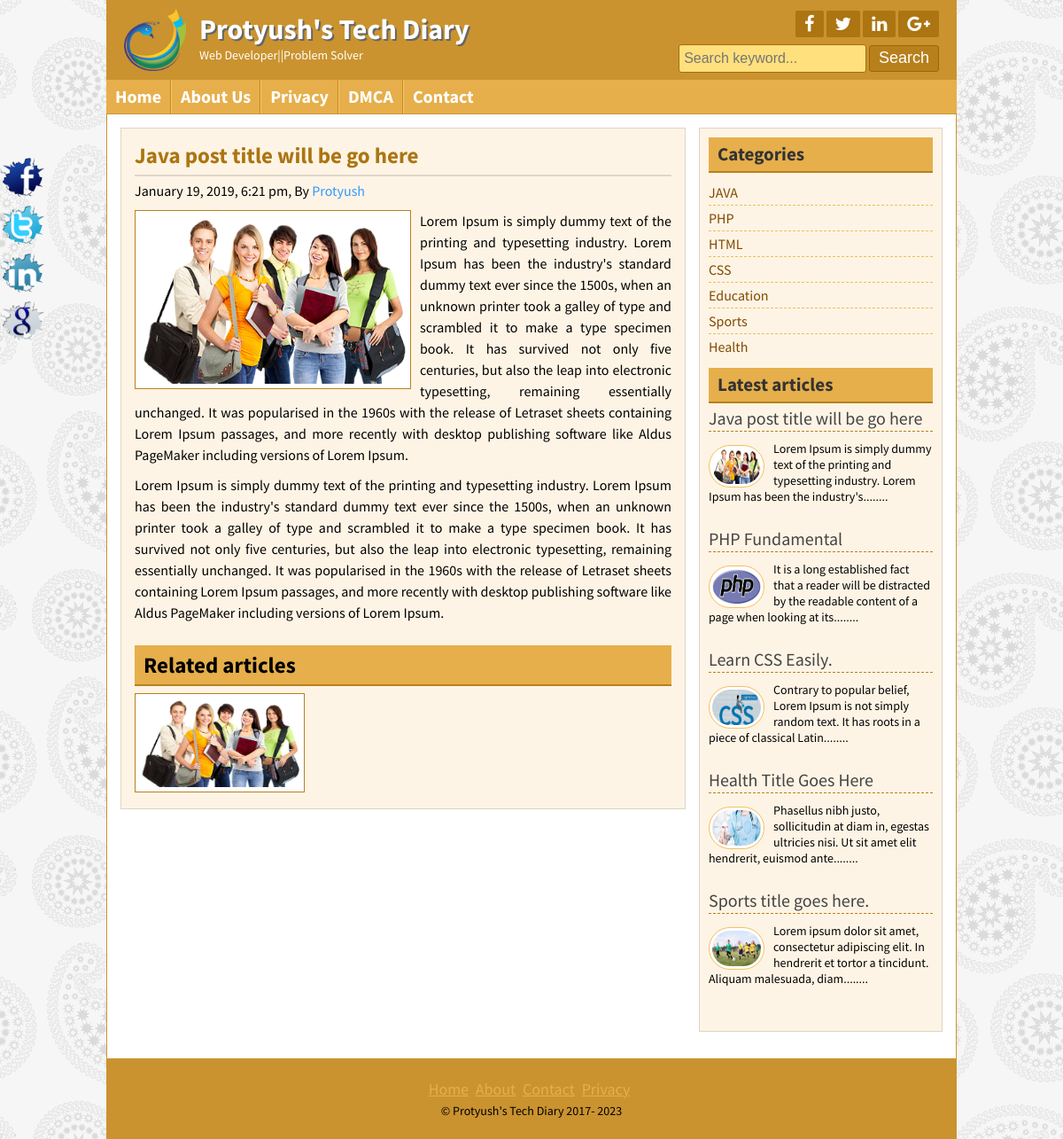
Screenshot of /post.php?id=7 with the database file from the repository.
### tables this page shows
CREATE TABLE `title_slogan` (
  `id` int(11) NOT NULL,
  `title` varchar(255) NOT NULL,
  `slogan` varchar(255) NOT NULL,
  `logo` varchar(255) NOT NULL
);

CREATE TABLE `tbl_social` (
  `id` int(11) NOT NULL,
  `fb` varchar(255) NOT NULL,
  `tw` varchar(255) NOT NULL,
  `ln` varchar(255) NOT NULL,
  `gp` varchar(255) NOT NULL
);

CREATE TABLE `tbl_page` (
  `id` int(11) NOT NULL,
  `name` varchar(255) NOT NULL,
  `body` text NOT NULL
);

CREATE TABLE `tbl_post` (
  `id` int(11) NOT NULL,
  `cat` int(11) NOT NULL,
  `tittle` varchar(255) NOT NULL,
  `body` text NOT NULL,
  `image` varchar(255) NOT NULL,
  `author` varchar(50) NOT NULL,
  `tags` varchar(255) NOT NULL,
  `date` timestamp NOT NULL DEFAULT current_timestamp(),
  `userid` int(11) NOT NULL
);

CREATE TABLE `tbl_category` (
  `id` int(11) NOT NULL,
  `name` varchar(50) NOT NULL
);

CREATE TABLE `tbl_footer` (
  `id` int(11) NOT NULL,
  `note` varchar(255) NOT NULL
);

### lib/Database.php (called while the page is built, shortened)
<?php
class Database
{
    public $host   = DB_HOST;
    public $user   = DB_USER;
    public $pass   = DB_PASS;
    public $dbname = DB_NAME;
    public $link;
    private function connectDB()
    {
        $this->link = new mysqli($this->host, $this->user, $this->pass, $this->dbname);
    }
    public function select($query)
    {
        $result = $this->link->query($query) or die($this->link->error.__LINE__);
        if ($result->num_rows > 0) {
            return $result;
        } else {
            return false;
        }
    }
}

### helpers/Format.php (called while the page is built, shortened)
<?php
class Format
{
    public function formatDate($date)
    {
        return date('F j, Y, g:i a', strtotime($date));
    }
    public function textShorten($text, $limit = 400)
    {
        $text = $text. " ";
        $text = substr($text, 0, $limit);
        $text = substr($text, 0, strrpos($text, ' '));
        $text = $text."........";
        return $text;
    }
}

### post.php (the view)
<?php include 'inc/header.php' ?>
<?php
$postid = mysqli_real_escape_string($db->link, $_GET['id']);
if (!isset($postid) || $postid == null) {
    header("Location:404.php");
} else {
    $id = $postid;
}
 ?>
	<div class="contentsection contemplete clear">
		<div class="maincontent clear">
			<div class="about">
				<?php
                $query = "SELECT * FROM tbl_post WHERE id=$id";
                $post = $db->select($query);
                if ($post) {
                    while ($result = $post->fetch_assoc()) {
                        ?>
				<h2><?php echo $result['tittle']; ?></h2>
				<h4><?php echo $fm->formatDate($result['date']); ?>, By <a href="#"><?php echo $result['author']; ?></a></h4>
				<img src="admin/<?php echo $result['image']; ?>" alt="post image"/>
				<?php echo $result['body']; ?>
				<div class="relatedpost clear">
					<h2>Related articles</h2>
					<?php
                    $catid= $result['cat'];
                        $queryrelated = "SELECT * FROM tbl_post WHERE cat='$catid' ORDER BY rand() LIMIT 6";
                        $relatedpost = $db->select($queryrelated);
                        if ($relatedpost) {
                            while ($rresult = $relatedpost->fetch_assoc()) {
                                ?>
					<a href="post.php?id=<?php echo $rresult['id']; ?>">
						<img src="admin/<?php echo $rresult['image'] ?>" alt="post image"/></a>
					<?php
                            }
                        } else {
                            echo "No Related Post Available";
                        } ?>
				</div>
				<?php
                    }
                } else {
                    header("Location:404.php");
                } ?>
	</div>
		</div>
		   <?php include 'inc/sidebar.php'; ?>
    <?php include 'inc/footer.php'; ?>

### inc/header.php (shortened to what this page needs)
<?php include 'lib/Database.php';?>
<?php include 'helpers/Format.php';?>
<?php
$db = new Database();
$fm = new Format();
?>
<!DOCTYPE html>
<html>
<head>
	<?php include 'scripts/css.php'; ?>
</head>
<body>
	<div class="headersection templete clear">
		<a href="index.php">
			<div class="logo">
				<?php
$query      = "SELECT * FROM title_slogan WHERE id ='1'";
$blog_title = $db->select($query);
if ($blog_title) {
    while ($result = $blog_title->fetch_assoc()) {
        ?>
				<img src="admin/<?php echo $result['logo']; ?>" alt="Logo"/>
				<h2><?php echo $result['title']; ?></h2>
				<p><?php echo $result['slogan']; ?></p>
				<?php
    }
}?>
			</div>
		</a>
		<div class="social clear">
			<div class="icon clear">
				<?php
$query        = "SELECT * FROM tbl_social WHERE id ='1'";
$social_media = $db->select($query);
if ($social_media) {
    while ($result = $social_media->fetch_assoc()) {
        ?>
				<a href="<?php echo $result['fb']; ?>" target="_blank"><i class="fa fa-facebook"></i></a>
				<a href="<?php echo $result['tw']; ?>" target="_blank"><i class="fa fa-twitter"></i></a>
				<a href="<?php echo $result['ln']; ?>" target="_blank"><i class="fa fa-linkedin"></i></a>
				<a href="<?php echo $result['gp']; ?>" target="_blank"><i class="fa fa-google-plus"></i></a>
				<?php
    }
}?>
			</div>
			<div class="searchbtn clear">
			<form action="search.php" method="get">
				<input type="text" name="search" placeholder="Search keyword..."/>
				<input type="submit" name="submit" value="Search"/>
			</form>
			</div>
		</div>
	</div>
<div class="navsection templete">
	<?php
$path = $_SERVER['SCRIPT_FILENAME'];
$currentpage = basename($path, '.php');
     ?>
	<ul>
		<li><a
<?php if ($currentpage == 'index') {
         echo 'id=active';
     } ?>
			href="index.php">Home</a></li>
		 <?php
$query = "SELECT * FROM tbl_page";
$pages = $db->select($query);
if ($pages) {
    while ($result = $pages->fetch_assoc()) {
        ?>
                    <li><a
<?php if (isset($_GET['pageid']) && $_GET['pageid'] == $result['id']) {
            echo 'id="active"';
        } ?>
                    	href="page.php?pageid=<?php echo $result['id']; ?>"><?php echo $result['name']; ?></a> </li>
                            <?php
    }
}?>
		<li><a
<?php if ($currentpage == 'contact') {
    echo 'id=active';
} ?>
			href="contact.php">Contact</a></li>
	</ul>
</div>

### inc/sidebar.php
<div class="sidebar clear">
			<div class="samesidebar clear">
				<h2>Categories</h2>
					<ul>
					<?php
                $query = "SELECT * FROM tbl_category";
                $category = $db->select($query);
                if ($category) {
                    while ($result = $category->fetch_assoc()) {
                        ?>
						<li><a href="posts.php?category=<?php echo $result['id']; ?>"><?php echo $result['name'] ?></a></li>
					<?php
                    }
                } else {
                    ?>
				<li>No Category Created.</li>
			<?php
                } ?>
					</ul>
			</div>
			<div class="samesidebar clear">
				<h2>Latest articles</h2>
				<?php
            $query = "SELECT * FROM tbl_post LIMIT 5";
            $post = $db->select($query);
            if ($post) {
                while ($result = $post->fetch_assoc()) {
                    ?>
					<div class="popular clear">
						<h3><a href="post.php?id=<?php echo $result['id']; ?>"><?php echo $result['tittle']; ?></a></h3>
						<a href="post.php?id=<?php echo $result['id']; ?>"><img src="admin/<?php echo $result['image']; ?>" alt="post image"/></a>
						 <?php echo $fm->textShorten($result['body'], 120); ?>
					</div>
					<?php
                }
            } else {
                header("Location:404.php");
            } ?>
			</div>
		</div>

### inc/footer.php (shortened to what this page needs)
</div>
	<div class="footersection templete clear">
	  <div class="footermenu clear">
		<ul>
			<li><a href="#">Home</a></li>
			<li><a href="#">About</a></li>
			<li><a href="#">Contact</a></li>
			<li><a href="#">Privacy</a></li>
		</ul>
	  </div>
	  <?php
                    $query = "SELECT * FROM tbl_footer WHERE id ='1'";
                    $footernote = $db->select($query);
                    if ($footernote) {
                        while ($result = $footernote->fetch_assoc()) {
                            ?>
	  <p>&copy; <?php echo $result['note'] ?> 2017- <?php echo date('Y'); ?></p>
	  <?php
                        }
                    } ?>
	</div>
	<div class="fixedicon clear">
		<?php
                    $query = "SELECT * FROM tbl_social WHERE id ='1'";
                    $social_media = $db->select($query);
                    if ($social_media) {
                        while ($result = $social_media->fetch_assoc()) {
                            ?>
		<a href="<?php echo $result['fb']; ?>" target="_blank"><img src="images/fb.png" alt="Facebook"/></a>
		<a href="<?php echo $result['tw']; ?>" target="_blank"><img src="images/tw.png" alt="Twitter"/></a>
		<a href="<?php echo $result['ln']; ?>" target="_blank"><img src="images/in.png" alt="LinkedIn"/></a>
		<a href="<?php echo $result['gp']; ?>" target="_blank"><img src="images/gl.png" alt="GooglePlus"/></a>
		<?php
                        }
                    } ?>
	</div>
</body>
</html>

### theme/default.css (style rules this page uses)
.headersection, .footersection { background: #ca932f none repeat scroll 0 0; }
.icon a { background: #ac7511 none repeat scroll 0 0; }
.searchbtn input[type="text"] { background: #ffe07c none repeat scroll 0 0; border:1px solid #a56e0a; }
.searchbtn input[type="submit"] { border: 1px solid #9d6602; }
input[type="submit"] { background: #b7801c none repeat scroll 0 0; border:1px solid #9d6602; }
.navsection { background: #e6af4b none repeat scroll 0 0; }
.navsection ul li { border-left: 1px solid #fdc662; border-right: 1px solid #c18a26; }
.maincontent, .sidebar { background: #fef4e5 none repeat scroll 0 0; }
.contentsection { border: 1px solid #ca932f; }
.samesidebar h2 { background: #e6af4b none repeat scroll 0 0; border-bottom: 2px solid #b7801c; color: #333; }
.footermenu ul li a { color: #e6af4b; }
.samepost h2, .about h2 { color: #ac7511; }
.about img { border: 1px solid #b7801c; }
.relatedpost h2 { background: #e6af4b none repeat scroll 0 0; border-bottom: 2px solid #b7801c !important; }

### rows the page displays
title_slogan: logo (picture), title "Protyush's Tech Diary", slogan "Web Developer||Problem Solver"
tbl_page: name "About Us"
tbl_page: name "Privacy"
tbl_page: name "DMCA"
tbl_post: tittle "Java post title will be go here", date "January 19, 2019, 6:21 pm", author "Protyush", image (picture), body "Lorem Ipsum is simply dummy text of the printing and typesetting industry. Lorem Ipsum has been the industry's standard dummy text ever since the 1500s, when an unknown printer took a galley of type and scrambled it to make a type specimen book. It has survived not only five centuries, but also the leap into electronic typesetting, remaining essentially unchanged. It was popularised in the 1960s with the release of Letraset sheets containing Lorem Ipsum passages, and more recently with desktop publishing software like Aldus PageMaker including versions of Lorem Ipsum. Lorem Ipsum is simply dummy text of the printing and typesetting industry. Lorem Ipsum has been the industry's standard…", body "Lorem Ipsum is simply dummy text of the printing and typesetting industry. Lorem Ipsum has been the industry's........"
tbl_category: name "JAVA"
tbl_category: name "PHP"
tbl_category: name "HTML"
tbl_category: name "CSS"
tbl_category: name "Education"
tbl_category: name "Sports"
tbl_category: name "Health"
tbl_post: tittle "PHP Fundamental", image (picture), body "It is a long established fact that a reader will be distracted by the readable content of a page when looking at its........"
tbl_post: tittle "Learn CSS Easily.", image (picture), body "Contrary to popular belief, Lorem Ipsum is not simply random text. It has roots in a piece of classical Latin........"
tbl_post: tittle "Health Title Goes Here", image (picture), body "Phasellus nibh justo, sollicitudin at diam in, egestas ultricies nisi. Ut sit amet elit hendrerit, euismod ante........"
tbl_post: tittle "Sports title goes here.", image (picture), body "Lorem ipsum dolor sit amet, consectetur adipiscing elit. In hendrerit et tortor a tincidunt. Aliquam malesuada, diam........"
tbl_footer: note "Protyush's Tech Diary"
